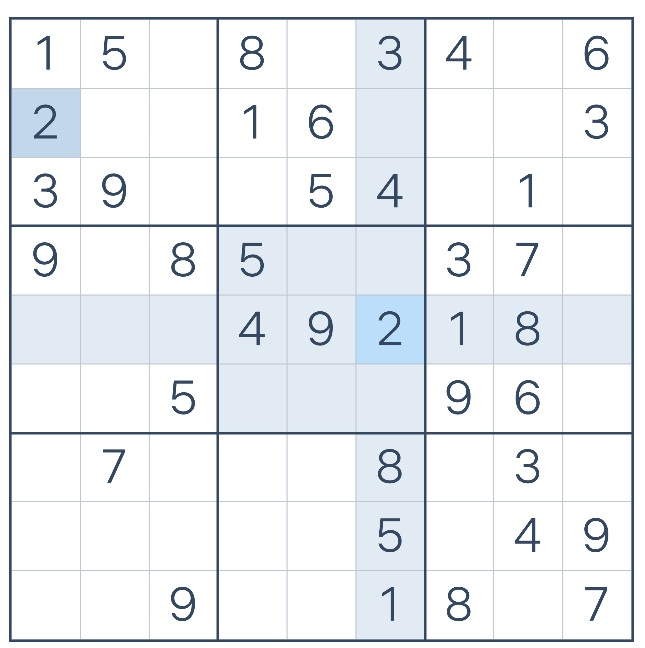
#> input picture game1.jpg, 645 x 648 px
$ python extact_board.py game1.jpg
#> lines starting #> are read from the running program, lines starting #| are printed output that depends on the picture; after the words box and inside, x2 and y2 are one past the last pixel; in counts of white or black regions, pixels touching at a corner belong together
import cv2
import pytesseract
import numpy as np
import sys

# Check for command-line argument
if len(sys.argv) < 2:
    print("Usage: python sudoku_reader.py <image_filename>")
    sys.exit(1)

image_path = sys.argv[1]

# Load the image
img = cv2.imread(image_path)
#> img is the input picture: shape (648, 645, 3); mean B, G, R 242.6, 239, 235.3
if img is None:
    print(f"Error: Could not load image '{image_path}'")
    sys.exit(1)

# Convert to grayscale and apply adaptive threshold
gray = cv2.cvtColor(img, cv2.COLOR_BGR2GRAY)
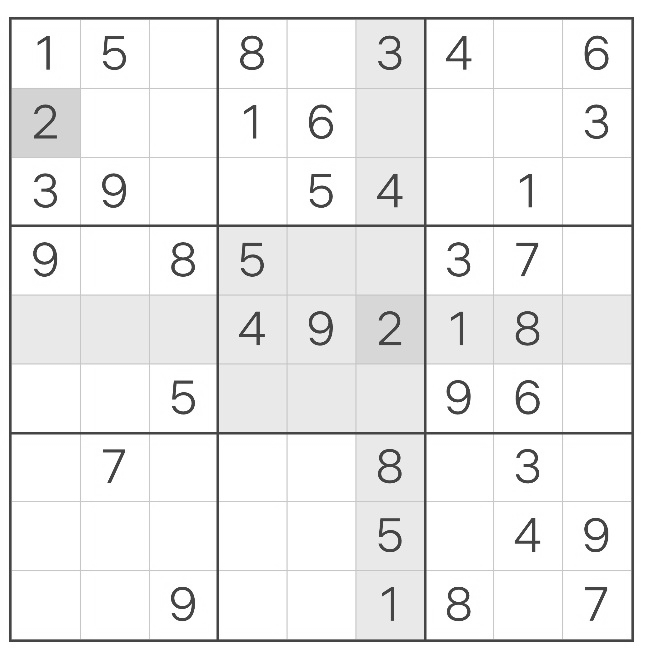
#> gray: shape (648, 645); min 60, max 255, mean 238.3
thresh = cv2.adaptiveThreshold(gray, 255, cv2.ADAPTIVE_THRESH_GAUSSIAN_C,
                               cv2.THRESH_BINARY_INV, 11, 2)
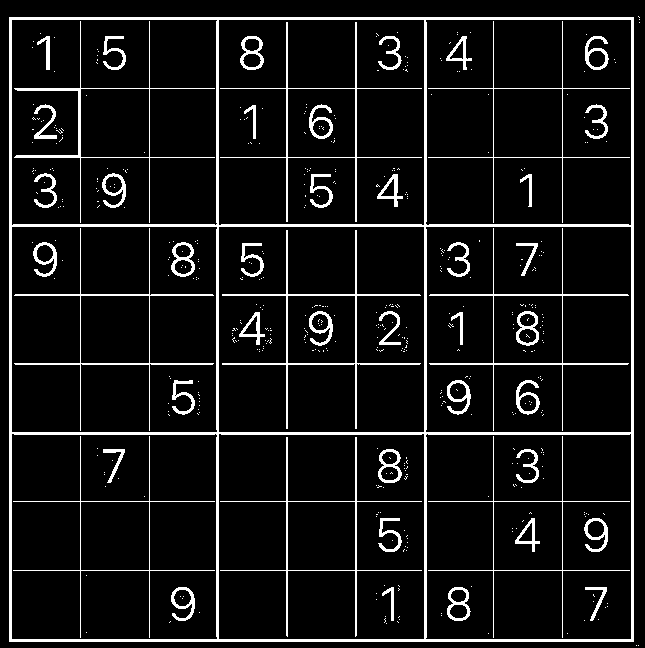
#> thresh: shape (648, 645); 8.4% white; 496 white regions (448 under 20 px)

# Find contours to detect the grid
contours, _ = cv2.findContours(thresh, cv2.RETR_EXTERNAL, cv2.CHAIN_APPROX_SIMPLE)
#> contours = 6 contours, 5 with area under 20; largest, box (x1, y1, x2, y2) and area: (9, 17, 634, 642) 389376
contours = sorted(contours, key=cv2.contourArea, reverse=True)

# Assume largest contour is the Sudoku grid
grid_contour = contours[0]
#> grid_contour = [[9, 17], [9, 641], [633, 641], [633, 17]]
epsilon = 0.02 * cv2.arcLength(grid_contour, True)
#> epsilon = 49.92
approx = cv2.approxPolyDP(grid_contour, epsilon, True)
#> approx = [[9, 17], [9, 641], [633, 641], [633, 17]]

# Warp perspective to get a top-down view
def get_warp(img, approx):
    pts = approx.reshape(4, 2)
#> pts = [[9, 17], [9, 641], [633, 641], [633, 17]]
    rect = np.zeros((4, 2), dtype="float32")

    s = pts.sum(axis=1)
#> s = [26, 650, 1274, 650]
    rect[0] = pts[np.argmin(s)]
    rect[2] = pts[np.argmax(s)]

    diff = np.diff(pts, axis=1)
#> diff = [8, 632, 8, -616]
    rect[1] = pts[np.argmin(diff)]
    rect[3] = pts[np.argmax(diff)]

    side = max([
        np.linalg.norm(rect[0] - rect[1]),
        np.linalg.norm(rect[1] - rect[2]),
        np.linalg.norm(rect[2] - rect[3]),
        np.linalg.norm(rect[3] - rect[0])
    ])

    dst = np.array([
        [0, 0],
        [side - 1, 0],
        [side - 1, side - 1],
        [0, side - 1]
    ], dtype="float32")

    M = cv2.getPerspectiveTransform(rect, dst)
    warp = cv2.warpPerspective(img, M, (int(side), int(side)))
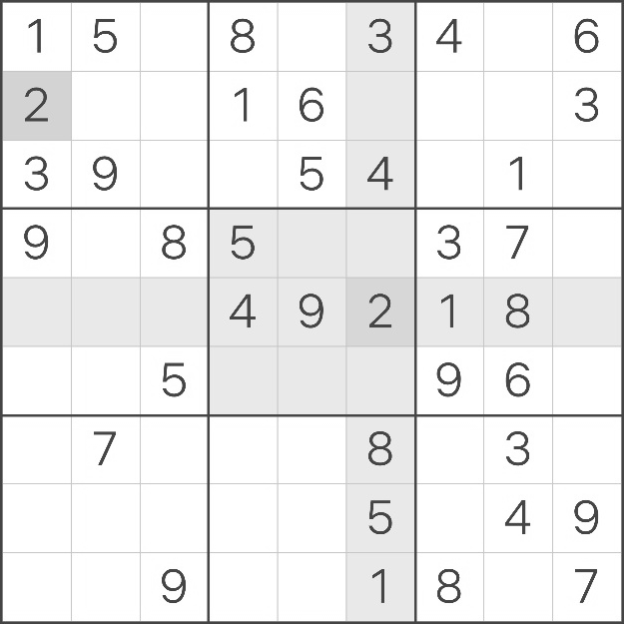
#> warp: shape (624, 624); min 61, max 255, mean 237.1
    return warp

warped = get_warp(gray, approx)

# Divide into 9x9 grid and apply OCR
cell_size = warped.shape[0] // 9
#> cell_size = 69
sudoku_array = []

for i in range(9):
    row = []
    for j in range(9):
        x = j * cell_size
        y = i * cell_size
        cell = warped[y:y+cell_size, x:x+cell_size]
        cell = cv2.resize(cell, (100, 100))
        cell = cv2.GaussianBlur(cell, (5, 5), 0)
#> (the run stopped early here; a loop or call above may not have finished)
